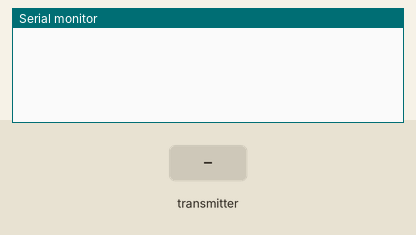
Simulated run of this sketch. Board: ESP8266 (NodeMCU). On the bench: the last lines printed to the serial monitor. Inputs (shaded band) come from the test bench.

Above: at 1.2 s.
1.3 s: the transmitter starts sending a = 0
At 1.66 s:
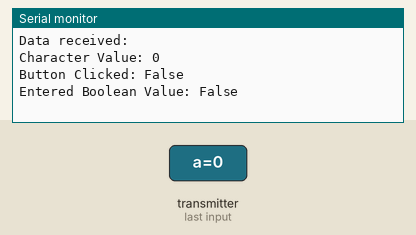
2.8 s: the transmitter starts sending button_clicked = 1
4.8 s: the transmitter starts sending entered_boolean_value = 1
At 5.16 s:
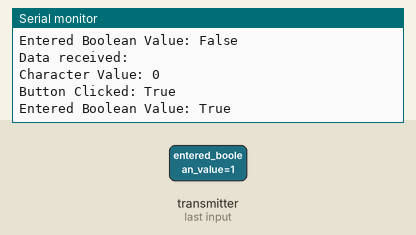

The sketch:

sketch_ESP8266.ino
```cpp
// Include Libraries
#include <espnow.h>
#include <ESP8266WiFi.h>

// Define a data structure
typedef struct struct_message {
  char a[32];
  bool button_clicked;
  bool entered_boolean_value;
} struct_message;

// Create a structured object
struct_message myData;

// Callback function executed when data is received
void OnDataRecv(uint8_t * mac, uint8_t *incomingData, uint8_t len) {
  memcpy(&myData, incomingData, sizeof(myData));
  Serial.println("Data received:");

  // Print received values
  Serial.print("Character Value: ");
  Serial.println(myData.a);
  Serial.print("Button Clicked: ");
  Serial.println(myData.button_clicked ? "True" : "False");
  Serial.print("Entered Boolean Value: ");
  Serial.println(myData.entered_boolean_value ? "True" : "False");
  Serial.println();
}

void setup() {
  // Set up Serial Monitor
  Serial.begin(115200);

  // Set ESP8266 as a Wi-Fi Station
  WiFi.mode(WIFI_STA);

  // Initialize ESP-NOW
  if (esp_now_init() != 0) {
    Serial.println("Error initializing ESP-NOW");
    return;
  }

  // Register callback function
  esp_now_register_recv_cb(OnDataRecv);
}

void loop() {
  // Nothing to do in the loop for this receiver code
}
```

Measured:
- after the input at 1.3 s, the serial monitor: prints a new line after 0.05 s (image 1)
- after the input at 4.8 s, the serial monitor: prints a new line after 0.05 s (image 2)
